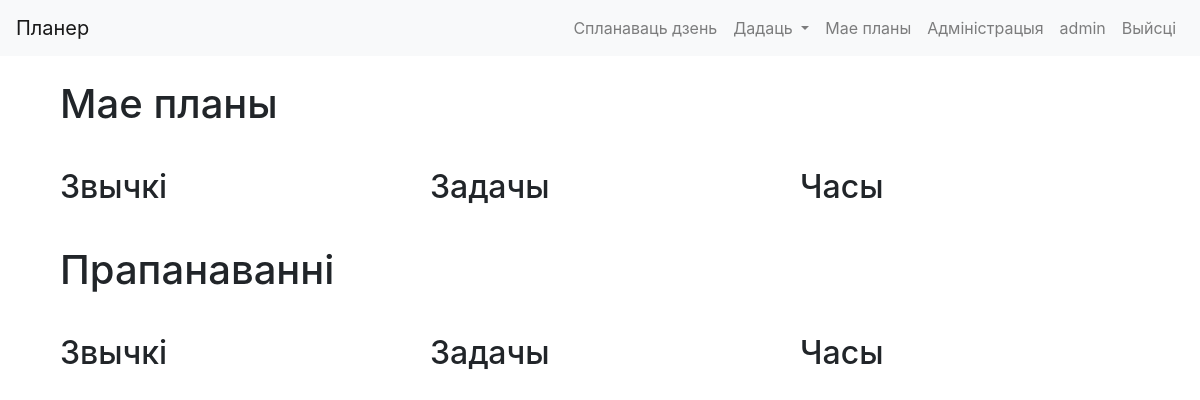
Before: /calendar/view_plans (signed in) with the older database file.
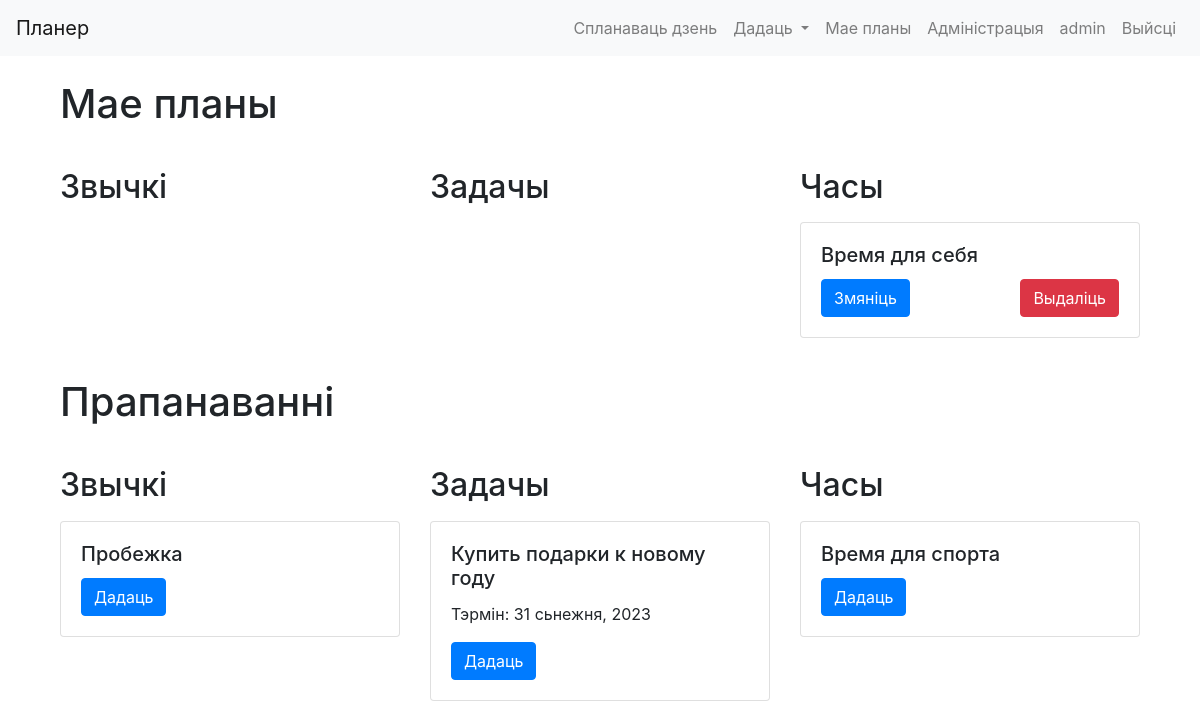
After: the same page with the newer database file.
### cal/models.py (models this page shows, shortened)
class Hour(models.Model):
    user = models.ForeignKey(User, on_delete=models.CASCADE, related_name="hours")
    name = models.CharField(max_length=63)
    start_time_monday = models.TimeField(null=True, blank=True)
    end_time_monday = models.TimeField(null=True, blank=True)
    start_time_tuesday = models.TimeField(null=True, blank=True)
    end_time_tuesday = models.TimeField(null=True, blank=True)
    start_time_wednesday = models.TimeField(null=True, blank=True)
    end_time_wednesday = models.TimeField(null=True, blank=True)
    start_time_thursday = models.TimeField(null=True, blank=True)
    end_time_thursday = models.TimeField(null=True, blank=True)
    start_time_friday = models.TimeField(null=True, blank=True)
    end_time_friday = models.TimeField(null=True, blank=True)
    start_time_saturday = models.TimeField(null=True, blank=True)
    end_time_saturday = models.TimeField(null=True, blank=True)
    start_time_sunday = models.TimeField(null=True, blank=True)
    end_time_sunday = models.TimeField(null=True, blank=True)

class DefaultPlan(models.Model):
    name = models.CharField(max_length=63)
    time_a_day = models.DurationField()

class DefaultHabit(DefaultPlan):
    @property
    def due_date(self):
        return None

class DefaultPlan(models.Model):
    name = models.CharField(max_length=63)
    time_a_day = models.DurationField()

class DefaultTask(DefaultPlan):
    due_date = models.DateField()

class DefaultHour(models.Model):
    name = models.CharField(max_length=63)
    start_time_monday = models.TimeField(null=True, blank=True)
    end_time_monday = models.TimeField(null=True, blank=True)
    start_time_tuesday = models.TimeField(null=True, blank=True)
    end_time_tuesday = models.TimeField(null=True, blank=True)
    start_time_wednesday = models.TimeField(null=True, blank=True)
    end_time_wednesday = models.TimeField(null=True, blank=True)
    start_time_thursday = models.TimeField(null=True, blank=True)
    end_time_thursday = models.TimeField(null=True, blank=True)
    start_time_friday = models.TimeField(null=True, blank=True)
    end_time_friday = models.TimeField(null=True, blank=True)
    start_time_saturday = models.TimeField(null=True, blank=True)
    end_time_saturday = models.TimeField(null=True, blank=True)
    start_time_sunday = models.TimeField(null=True, blank=True)
    end_time_sunday = models.TimeField(null=True, blank=True)

### cal/views.py (the view)
# urls.py: path('view_plans', views.view_plans, name="view_plans"),
@login_required
def view_plans(request):
    habits = Habit.objects.filter(user=request.user)
    tasks = Task.objects.filter(user=request.user)
    hours = Hour.objects.filter(user=request.user)
    return render(request, 'cal/view_plans.html', {
        'habits': habits,
        'tasks': tasks,
        'hours': hours,
        'default_habits' : DefaultHabit.objects.all(),
        'default_tasks' : DefaultTask.objects.all(),
        'default_hours' : DefaultHour.objects.all(),
        })

### cal/templates/cal/view_plans.html (shortened to what this page needs)
{% extends "cal/layout.html" %}
{%block content%}
<div class="container">
    <h1 class="my-4">Мае планы</h1>
    <div class="row">
        <div class="col-md-4">
            <h2 class="my-3">Звычкі</h2>
        </div>
        <div class="col-md-4">
            <h2 class="my-3">Задачы</h2>
        </div>
        <div class="col-md-4">
            <h2 class="my-3">Часы</h2>
            {% for hour in hours %}
            <div class="card mb-3">
                <div class="card-body">
                    <h5 class="card-title">{{ hour.name }}</h5>
                    <div class="d-flex justify-content-between">
                        <a href="{% url 'cal:edit_hour' hour.pk %}" class="btn btn-primary">Змяніць</a>
                        <form method="post" action="{% url 'cal:delete_hour' hour.pk %}" onsubmit="return confirm('Вы ўпэўненыя, што хочаце выдаліць гэты час? Гэта таксама выдаліць усе прывычкі і задачы, якія звязаныя з гэтым часам.')">
                            <button type="submit" class="btn btn-danger">Выдаліць</button>
                        </form>
                    </div>
                </div>
            </div>
            {% endfor %}
        </div>
    </div>
    <h1 class="my-4">Прапанаванні</h1>
    <div class="row">
        <div class="col-md-4">
            <h2 class="my-3">Звычкі</h2>
            {% for default_habit in default_habits %}
            <div class="card mb-3">
                <div class="card-body">
                    <h5 class="card-title">{{ default_habit.name }}</h5>
                    <form method="post" action="{% url 'cal:add_to_mine_default_habit' default_habit.pk %}">
                        <button type="submit" class="btn btn-primary">Дадаць</button>
                    </form>
                </div>
            </div>
            {% endfor %}
        </div>
        <div class="col-md-4">
            <h2 class="my-3">Задачы</h2>
            {% for default_task in default_tasks %}
            <div class="card mb-3">
                <div class="card-body">
                    <h5 class="card-title">{{ default_task.name }}</h5>
                    <p class="card-text">Тэрмін: {{ default_task.due_date|date:"j F, Y" }}</p>
                    <form method="post" action="{% url 'cal:add_to_mine_default_task' default_task.pk %}">
                        <button type="submit" class="btn btn-primary">Дадаць</button>
                    </form>
                </div>
            </div>
            {% endfor %}
        </div>
        <div class="col-md-4">
            <h2 class="my-3">Часы</h2>
            {% for default_hour in default_hours %}
            <div class="card mb-3">
                <div class="card-body">
                    <h5 class="card-title">{{ default_hour.name }}</h5>
                    <form method="post" action="{% url 'cal:add_to_mine_default_hour' default_hour.pk %}">
                        <button type="submit" class="btn btn-primary">Дадаць</button>
                    </form>
                </div>
            </div>
            {% endfor %}
        </div>
    </div>
</div>
{% endblock %}

Changed rows visible on the page:
added Hour: name "Время для себя"
added DefaultHabit: name "Пробежка"
added DefaultTask: name "Купить подарки к новому году", due_date "31 сьнежня, 2023"
added DefaultHour: name "Время для спорта"
